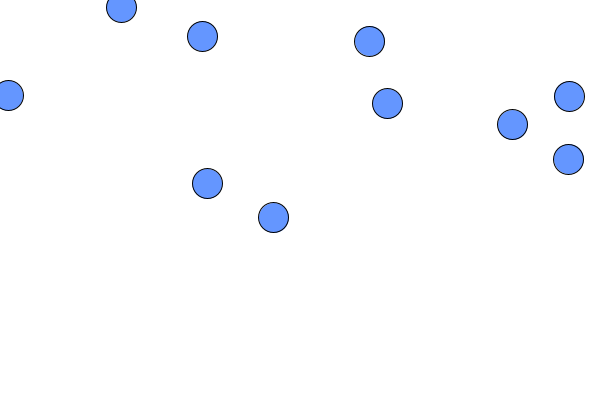
Frame 1 (no input)
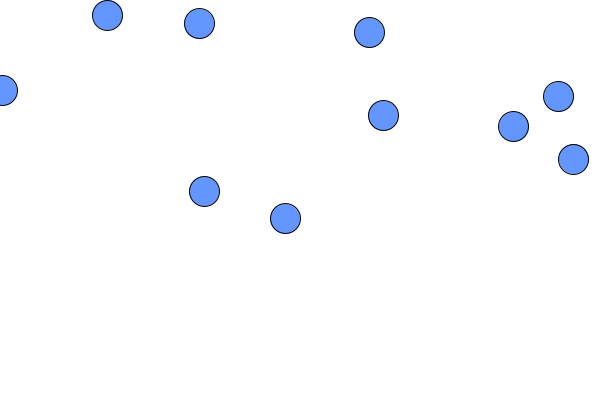
Frame 60 (the mouse pressed at the canvas centre just before this capture)
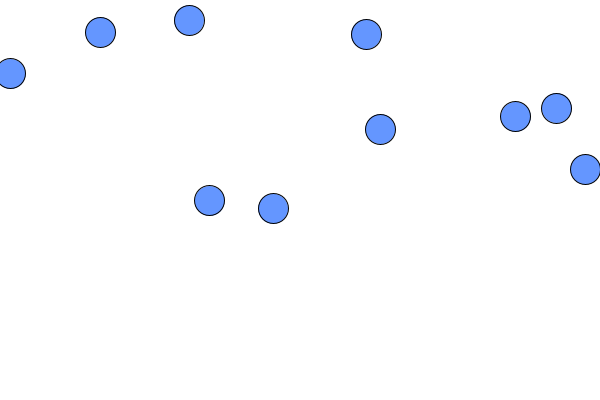
Frame 120 (the mouse held since frame 60 and released just before this capture)

The Processing sketch that drew these frames (run headless with seeded random() and noise(); from frame 60 on, the mouse is pressed at the canvas centre):

// Processing sketch: task_4
// ── task_4.pde
//Task 4
// 4.a: setup + størrelse på canvas
Circle[] circles = new Circle[10]; // 4.b: array til 10 Circle-objekter

void setup() {
  size(600, 400);
  
  // 4.i + 4.j: Lav 10 cirkler med forskellige positioner
  for (int i = 0; i < circles.length; i++) {
    float x = random(width);   // tilfældig x-position
    float y = random(height);  // tilfældig y-position
    circles[i] = new Circle(x, y); // Tilføj cirklen til arrayet
  }
}

void draw() {
  background(255); // hvid baggrund
  
  // 4.l: Brug en for-each løkke til at flytte og tegne cirklerne
  for (Circle c : circles) {
    c.move(random(-2, 2), random(-2, 2)); // flyt lidt tilfældigt
    c.display(); // tegn cirklen
  }
}

// ── Circle.pde
// 4.c: Lav Circle-klassen
class Circle {
  float xposition;
  float yposition;
  float radius = 30;
  
  // 4.d: Konstruktør
  Circle(float xposition, float yposition) {
    this.xposition = xposition;
    this.yposition = yposition;
  }
  
  // 4.f: display()-metode
  void display() {
    fill(100, 150, 255); // blålig farve
    stroke(0);
    ellipse(xposition, yposition, radius, radius);
  }
  
  // 4.k: move()-metode
  void move(float dx, float dy) {
    xposition += dx;
    yposition += dy;
  }
}
